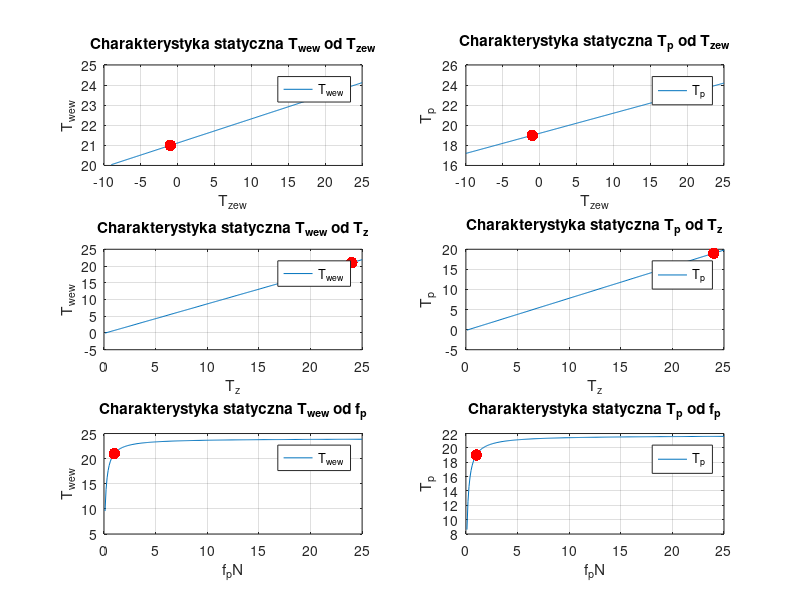

The MATLAB source for this figure:
close all;
clear all;
% ogrzewanie w klimatyzowanym domu z poddaszem [6b] (pojemnosci Cvw, Cvp)

% zmienne wejsciowe dla modelu nieliniowego: T_zewo, Tkz, fko
% zmienne wejsciowe dla modelu liniowego: T_zweo, Tkz
% zmienne wyjsciowe: T_wewN, T_pN

% Skrypt bazowy zawierajacy wszystkie metody symulacji. Enjoy!

% clear;
% close all;
% 
% % zmienne dynamiki
% Vw = 720;                % objetosc pokoju     
% Vp = 215;            % objetosc poddasza
% c_p = 1000;                % cieplo wlasciwe powietrza
% ro_p = 1.2;                % gestosc powietrza
% Cvw = c_p * ro_p * Vw;      % spakowane wartosci w jedna zmienna
% Cvp = c_p * ro_p * Vp;      % -||-
% 
% % wartosci nominalne
% T_zewN = -7;                    % Temp. zewnetrzna   
% T_wewN = 21;                     % Temp. wewnetrzna (pokoju)
% T_pN = 18;                       % Temp. poddasza
% T_zN = 22;                      % Temp. powietrza nawiewanego
% f_pN=1;
% % wspolczynniki
% Z=[(T_wewN-T_pN),(T_wewN-T_zewN),0;(T_wewN-T_pN),0,-(T_pN-T_zewN);0,1,-2];   
%                                       
% Y =[c_p*ro_p*f_pN*(T_zN-T_wewN);0;0];                 
% X = inv(Z)*Y;              % Postac macierzowa poczatkowego ukladu rownan                       
% K_1=X(1);
% K_w=X(2);
% K_p=X(3);

%%%%%%%%%%%%%%%%%%%%%%%%%%%%%%%%%%%%%%%%%%%%%%%%%%%%%%%%%%%%%%%%%
% NOMINALNE WARTOSCI
T_zewN = -1;  % 'C
T_zN = 24;    % 'C
T_pN = 19;    % 'C
T_wewN = 21;  % 'C
f_pN = 1;     % m^3/s
c_p = 1000; % J/(kg*K)
ro_p = 1.2; % kg/m^3
dl = 20;   % m
szer = 10; % m
h_w = 5;   % m
h_p = 1.5; % m
V_w = dl*szer*h_w;   % m
V_p = dl*szer*h_p/3; % m dach jest ostroslupem
C_vw = c_p*ro_p*V_w;   % J/K
C_vp = c_p*ro_p*V_p;   % J/k
%%%%%%%%%%%%%%%%%%%%%%%%%%%%%%%%%%%%%%%%%%%%%%%%%%%%%%%%%%%%%%%%%
% Do zmniejszenia zapisu
a=c_p*ro_p*f_pN;
% Pro_porcja K
p=0.25;
% Obliczanie wspolczynnikow K
A = [(T_wewN-T_pN), (T_wewN-T_zewN); 
     (T_wewN-T_pN), (-p*(T_pN-T_zewN))];
B = [a*(T_zN-T_wewN); 0];
K_matrix = inv(A)*B;
% Wspolczynniki przenikalnosci cieplnej K
K_1=K_matrix(1,1); % W/K
K_w=K_matrix(2,1); % W/K
K_p=p*K_w;         % W/K
%%%%%%%%%%%%%%%%%%%%%%%%%%%%%%%%%%%%%%%%%%%%%%%%%%%%%%%%%%%%%%%%%






T_zew1 = T_zewN;                                                   
T_wew1 = T_wewN;                                                   
T_p1 = T_pN;                                                     
f_p1 = f_pN;
T_z1 = T_zN;                                                     
a = c_p*ro_p*f_pN;
M=1/(K_1+K_p);


figure();
subplot(321);
T_zew1=-9:0.1:25;
T_wewp = (c_p*ro_p*f_p1*T_z1+K_1*K_p*T_zew1*M +K_w*T_zew1)./(c_p*ro_p*f_p1+K_1+K_w-(K_1^2)*M) ;
T_po = (K_1*T_wewp+K_p*T_zew1)*M;
plot(T_zew1,T_wewp);
xlabel('T_{zew}');
ylabel('T_{wew}');
title('Charakterystyka statyczna T_{wew} od T_{zew}');
hold on;
plot(T_zewN, T_wewN, 'r.','Markersize',25);
grid on;
legend("T_{wew}")


T_zew1 = T_zewN;                                                   
T_wew1 = T_wewN;                                                   
T_p1 = T_pN;                                                     
f_p1 = f_pN;
T_z1 = T_zN;                                                     
a = c_p*ro_p*f_pN;
M=1/(K_1+K_p);

subplot(323);
T_z1=0.1:0.1:25;
T_wewp = (c_p*ro_p*f_p1*T_z1+K_1*K_p*T_zew1*M +K_w*T_zew1)./(c_p*ro_p*f_p1+K_1+K_w-(K_1^2)*M) ;
T_po = (K_1*T_wewp+K_p*T_zew1)*M;
plot(T_z1,T_wewp);
xlabel('T_{z}');
ylabel('T_{wew}');
hold on;
plot(T_zN, T_wewN, 'r.','Markersize',25);
title('Charakterystyka statyczna T_{wew} od T_{z}');
grid on;
legend("T_{wew}")

T_zew1 = T_zewN;                                                   
T_wew1 = T_wewN;                                                   
T_p1 = T_pN;                                                     
f_p1 = f_pN;
T_z1 = T_zN;                                                     
a = c_p*ro_p*f_pN;
M=1/(K_1+K_p);

subplot(325);
f_p1=0.1:0.1:25;
T_wewp = (c_p*ro_p*f_p1*T_z1+K_1*K_p*T_zew1*M +K_w*T_zew1)./(c_p*ro_p*f_p1+K_1+K_w-(K_1^2)*M) ;
T_po = (K_1*T_wewp+K_p*T_zew1)*M;
plot(f_p1,T_wewp);
xlabel('f_pN');
ylabel('T_{wew}');
hold on;
plot(f_pN, T_wewN, 'r.','Markersize',25);
title('Charakterystyka statyczna T_{wew} od f_{p}');
grid on;
legend("T_{wew}")

T_zew1 = T_zewN;                                                   
T_wew1 = T_wewN;                                                   
T_p1 = T_pN;                                                     
f_p1 = f_pN;
T_z1 = T_zN;                                                     
a = c_p*ro_p*f_pN;
M=1/(K_1+K_p);


subplot(322);
T_zew1=-10:0.1:25;
T_wewp = (c_p*ro_p*f_p1*T_z1+K_1*K_p*T_zew1*M +K_w*T_zew1)./(c_p*ro_p*f_p1+K_1+K_w-(K_1^2)*M) ;
T_po = (K_1*T_wewp+K_p*T_zew1)*M;
plot(T_zew1,T_po);
xlabel('T_{zew}');
ylabel('T_{p}');
title('Charakterystyka statyczna T_{p} od T_{zew}');
hold on;
plot(T_zewN, T_pN, 'r.','Markersize',25);
grid on;
legend("T_{p}")

T_zew1 = T_zewN;                                                   
T_wew1 = T_wewN;                                                   
T_p1 = T_pN;                                                     
f_p1 = f_pN;
T_z1 = T_zN;                                                     
a = c_p*ro_p*f_pN;
M=1/(K_1+K_p);
subplot(324);
T_z1=0.1:0.1:25;
T_wewp = (c_p*ro_p*f_p1*T_z1+K_1*K_p*T_zew1*M +K_w*T_zew1)./(c_p*ro_p*f_p1+K_1+K_w-(K_1^2)*M) ;
T_po = (K_1*T_wewp+K_p*T_zew1)*M;
plot(T_z1,T_po);
xlabel('T_{z}');
ylabel('T_{p}');
hold on;
plot(T_zN, T_pN, 'r.','Markersize',25);
title('Charakterystyka statyczna T_{p} od T_{z}');
grid on;
legend("T_{p}")

subplot(326);
T_zew1 = T_zewN;                                                   
T_wew1 = T_wewN;                                                   
T_p1 = T_pN;                                                     
f_p1 = f_pN;
T_z1 = T_zN;                                                     
a = c_p*ro_p*f_pN;
M=1/(K_1+K_p);
f_p1=0.1:0.1:25;
T_wewp = (c_p*ro_p*f_p1*T_z1+K_1*K_p*T_zew1*M +K_w*T_zew1)./(c_p*ro_p*f_p1+K_1+K_w-(K_1^2)*M) ;
T_po = (K_1*T_wewp+K_p*T_zew1)*M;
plot(f_p1,T_po);
xlabel('f_pN');
ylabel('T_{p}');
hold on;
plot(f_pN, T_pN, 'r.','Markersize',25);
title('Charakterystyka statyczna T_{p} od f_{p}');
grid on;
legend("T_{p}")


